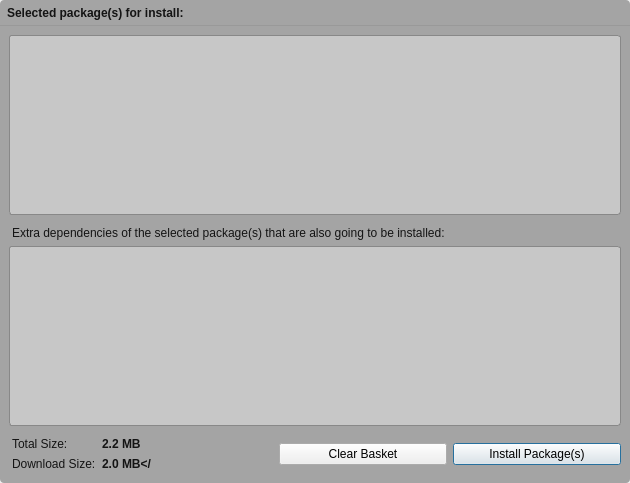
<?xml version="1.0" encoding="UTF-8"?>
<ui version="4.0">
 <class>BasketDialog</class>
 <widget class="QDialog" name="BasketDialog">
  <property name="geometry">
   <rect>
    <x>0</x>
    <y>0</y>
    <width>630</width>
    <height>483</height>
   </rect>
  </property>
  <property name="windowTitle">
   <string>Basket</string>
  </property>
  <property name="styleSheet">
   <string notr="true">#Basket {
background-color: rgb(164, 164, 164);
border:0px solid white ;
border-radius:4px;
}
</string>
  </property>
  <layout class="QGridLayout" name="gridLayout_2">
   <property name="margin">
    <number>0</number>
   </property>
   <item row="0" column="0">
    <widget class="QWidget" name="Basket" native="true">
     <property name="styleSheet">
      <string notr="true">#packageList, #extraList {
	border:1px solid #888;
	border-radius:3px;
	background-color:rgba(252,252,252,100);
    color:rgba(20,20,20);
}
QLabel { color:rgb(20,20,20); }</string>
     </property>
     <layout class="QGridLayout" name="gridLayout_3">
      <property name="verticalSpacing">
       <number>0</number>
      </property>
      <property name="margin">
       <number>0</number>
      </property>
      <item row="0" column="0">
       <widget class="QWidget" name="widget" native="true">
        <property name="minimumSize">
         <size>
          <width>0</width>
          <height>26</height>
         </size>
        </property>
        <property name="maximumSize">
         <size>
          <width>16777215</width>
          <height>26</height>
         </size>
        </property>
        <property name="styleSheet">
         <string notr="true">QWidget#widget{
background: qlineargradient(x1: 0, y1: 0, x2: 0, y2: 1,
                                 stop: 0 #E1E1E1, stop: 0.4 #DDDDDD,
                                 stop: 0.5 #D8D8D8, stop: 1.0 #D3D3D3);

border:0px solid #666;
border-top-left-radius:4px;
border-top-right-radius:4px;
border-bottom:1px solid #999;
}
</string>
        </property>
        <layout class="QHBoxLayout" name="horizontalLayout">
         <property name="leftMargin">
          <number>4</number>
         </property>
         <property name="topMargin">
          <number>0</number>
         </property>
         <property name="rightMargin">
          <number>3</number>
         </property>
         <property name="bottomMargin">
          <number>0</number>
         </property>
         <item>
          <widget class="QLabel" name="infoLabel">
           <property name="font">
            <font>
             <weight>75</weight>
             <bold>true</bold>
            </font>
           </property>
           <property name="text">
            <string>Selected package(s) for install:</string>
           </property>
           <property name="indent">
            <number>3</number>
           </property>
          </widget>
         </item>
         <item>
          <spacer name="horizontalSpacer_3">
           <property name="orientation">
            <enum>Qt::Horizontal</enum>
           </property>
           <property name="sizeHint" stdset="0">
            <size>
             <width>40</width>
             <height>20</height>
            </size>
           </property>
          </spacer>
         </item>
         <item>
          <widget class="QPushButton" name="cancelButton">
           <property name="styleSheet">
            <string notr="true">color:rgb(20,20,20);</string>
           </property>
           <property name="text">
            <string notr="true"/>
           </property>
           <property name="flat">
            <bool>true</bool>
           </property>
          </widget>
         </item>
        </layout>
       </widget>
      </item>
      <item row="1" column="0">
       <widget class="QWidget" name="widget_2" native="true">
        <layout class="QGridLayout" name="gridLayout" columnstretch="0,1,2" rowminimumheight="0,0,0,0,0,0,0,0" columnminimumwidth="0,1,2">
         <item row="0" column="0" colspan="3">
          <widget class="PackageView" name="packageList">
           <property name="minimumSize">
            <size>
             <width>400</width>
             <height>0</height>
            </size>
           </property>
           <property name="styleSheet">
            <string notr="true"/>
           </property>
           <property name="frameShadow">
            <enum>QFrame::Plain</enum>
           </property>
           <property name="horizontalScrollBarPolicy">
            <enum>Qt::ScrollBarAlwaysOff</enum>
           </property>
           <property name="editTriggers">
            <set>QAbstractItemView::NoEditTriggers</set>
           </property>
           <property name="showDropIndicator" stdset="0">
            <bool>false</bool>
           </property>
           <property name="dragDropOverwriteMode">
            <bool>false</bool>
           </property>
           <property name="alternatingRowColors">
            <bool>false</bool>
           </property>
           <property name="selectionMode">
            <enum>QAbstractItemView::NoSelection</enum>
           </property>
           <property name="selectionBehavior">
            <enum>QAbstractItemView::SelectColumns</enum>
           </property>
           <property name="verticalScrollMode">
            <enum>QAbstractItemView::ScrollPerPixel</enum>
           </property>
           <property name="showGrid">
            <bool>false</bool>
           </property>
           <property name="wordWrap">
            <bool>true</bool>
           </property>
           <property name="cornerButtonEnabled">
            <bool>false</bool>
           </property>
           <attribute name="horizontalHeaderVisible">
            <bool>false</bool>
           </attribute>
           <attribute name="horizontalHeaderStretchLastSection">
            <bool>true</bool>
           </attribute>
           <attribute name="verticalHeaderVisible">
            <bool>false</bool>
           </attribute>
           <attribute name="verticalHeaderDefaultSectionSize">
            <number>52</number>
           </attribute>
           <attribute name="verticalHeaderMinimumSectionSize">
            <number>52</number>
           </attribute>
          </widget>
         </item>
         <item row="1" column="0" colspan="3">
          <spacer name="verticalSpacer_2">
           <property name="orientation">
            <enum>Qt::Vertical</enum>
           </property>
           <property name="sizeType">
            <enum>QSizePolicy::Fixed</enum>
           </property>
           <property name="sizeHint" stdset="0">
            <size>
             <width>20</width>
             <height>5</height>
            </size>
           </property>
          </spacer>
         </item>
         <item row="2" column="0" colspan="3">
          <widget class="QLabel" name="extrasLabel">
           <property name="text">
            <string>Extra dependencies of the selected package(s) that are also going to be installed:</string>
           </property>
           <property name="indent">
            <number>3</number>
           </property>
          </widget>
         </item>
         <item row="3" column="0" colspan="3">
          <widget class="PackageView" name="extraList">
           <property name="minimumSize">
            <size>
             <width>400</width>
             <height>0</height>
            </size>
           </property>
           <property name="styleSheet">
            <string notr="true"/>
           </property>
           <property name="frameShadow">
            <enum>QFrame::Plain</enum>
           </property>
           <property name="horizontalScrollBarPolicy">
            <enum>Qt::ScrollBarAlwaysOff</enum>
           </property>
           <property name="editTriggers">
            <set>QAbstractItemView::NoEditTriggers</set>
           </property>
           <property name="showDropIndicator" stdset="0">
            <bool>false</bool>
           </property>
           <property name="dragDropOverwriteMode">
            <bool>false</bool>
           </property>
           <property name="alternatingRowColors">
            <bool>false</bool>
           </property>
           <property name="selectionMode">
            <enum>QAbstractItemView::NoSelection</enum>
           </property>
           <property name="selectionBehavior">
            <enum>QAbstractItemView::SelectColumns</enum>
           </property>
           <property name="verticalScrollMode">
            <enum>QAbstractItemView::ScrollPerPixel</enum>
           </property>
           <property name="showGrid">
            <bool>false</bool>
           </property>
           <property name="wordWrap">
            <bool>true</bool>
           </property>
           <property name="cornerButtonEnabled">
            <bool>false</bool>
           </property>
           <attribute name="horizontalHeaderVisible">
            <bool>false</bool>
           </attribute>
           <attribute name="horizontalHeaderStretchLastSection">
            <bool>true</bool>
           </attribute>
           <attribute name="verticalHeaderVisible">
            <bool>false</bool>
           </attribute>
           <attribute name="verticalHeaderDefaultSectionSize">
            <number>52</number>
           </attribute>
           <attribute name="verticalHeaderMinimumSectionSize">
            <number>52</number>
           </attribute>
          </widget>
         </item>
         <item row="4" column="0" colspan="3">
          <spacer name="verticalSpacer">
           <property name="orientation">
            <enum>Qt::Vertical</enum>
           </property>
           <property name="sizeType">
            <enum>QSizePolicy::Fixed</enum>
           </property>
           <property name="sizeHint" stdset="0">
            <size>
             <width>20</width>
             <height>5</height>
            </size>
           </property>
          </spacer>
         </item>
         <item row="5" column="0">
          <widget class="QLabel" name="label_3">
           <property name="sizePolicy">
            <sizepolicy hsizetype="Minimum" vsizetype="Preferred">
             <horstretch>0</horstretch>
             <verstretch>0</verstretch>
            </sizepolicy>
           </property>
           <property name="text">
            <string>Total Size:</string>
           </property>
           <property name="indent">
            <number>3</number>
           </property>
          </widget>
         </item>
         <item row="5" column="1">
          <widget class="QLabel" name="totalSize">
           <property name="sizePolicy">
            <sizepolicy hsizetype="Minimum" vsizetype="Preferred">
             <horstretch>0</horstretch>
             <verstretch>0</verstretch>
            </sizepolicy>
           </property>
           <property name="text">
            <string>&lt;b&gt;2.2 MB&lt;/b&gt;</string>
           </property>
          </widget>
         </item>
         <item row="5" column="2" rowspan="2">
          <layout class="QHBoxLayout" name="horizontalLayout_2">
           <item>
            <widget class="QPushButton" name="clearButton">
             <property name="styleSheet">
              <string notr="true"/>
             </property>
             <property name="text">
              <string>Clear Basket</string>
             </property>
             <property name="autoDefault">
              <bool>false</bool>
             </property>
             <property name="flat">
              <bool>false</bool>
             </property>
            </widget>
           </item>
           <item>
            <widget class="QPushButton" name="actionButton">
             <property name="styleSheet">
              <string notr="true"/>
             </property>
             <property name="text">
              <string>Install Package(s)</string>
             </property>
             <property name="default">
              <bool>true</bool>
             </property>
            </widget>
           </item>
          </layout>
         </item>
         <item row="6" column="0">
          <widget class="QLabel" name="downloadSizeLabel">
           <property name="text">
            <string>Download Size:</string>
           </property>
           <property name="indent">
            <number>3</number>
           </property>
          </widget>
         </item>
         <item row="6" column="1">
          <widget class="QLabel" name="downloadSize">
           <property name="text">
            <string>&lt;b&gt;2.0 MB&lt;/</string>
           </property>
          </widget>
         </item>
         <item row="7" column="1">
          <spacer name="verticalSpacer_3">
           <property name="orientation">
            <enum>Qt::Vertical</enum>
           </property>
           <property name="sizeType">
            <enum>QSizePolicy::Fixed</enum>
           </property>
           <property name="sizeHint" stdset="0">
            <size>
             <width>20</width>
             <height>3</height>
            </size>
           </property>
          </spacer>
         </item>
        </layout>
       </widget>
      </item>
     </layout>
    </widget>
   </item>
  </layout>
 </widget>
 <customwidgets>
  <customwidget>
   <class>PackageView</class>
   <extends>QTableView</extends>
   <header location="global">packageview.h</header>
  </customwidget>
 </customwidgets>
 <tabstops>
  <tabstop>packageList</tabstop>
  <tabstop>extraList</tabstop>
 </tabstops>
 <resources/>
 <connections/>
</ui>
